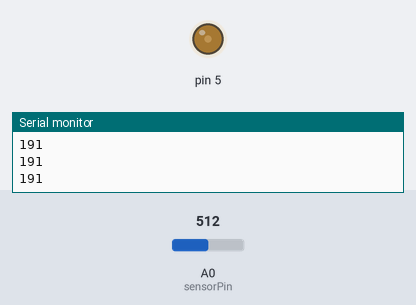
Bench run of a sketch on a simulated Arduino Uno, built with avr-gcc and run on an emulated ATmega328P. On the bench: output pins drawn as LEDs (lit = HIGH), the last lines printed to the serial monitor. The inputs (shaded band) are chosen by the test bench; at power-on: A0 (sensorPin) = 512.

Above: at 1.2 s.
1.3 s: A0 (sensorPin) set to 548
At 2.0 s:
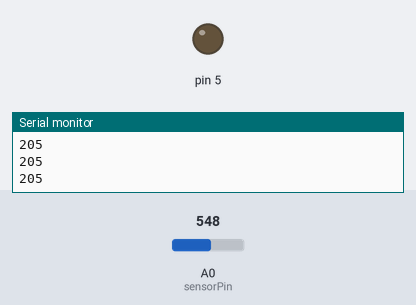
2.8 s: A0 (sensorPin) set to 306
At 3.3 s:
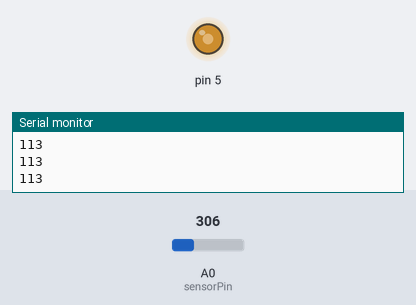
4.3 s: A0 (sensorPin) set to 122
At 4.6 s:
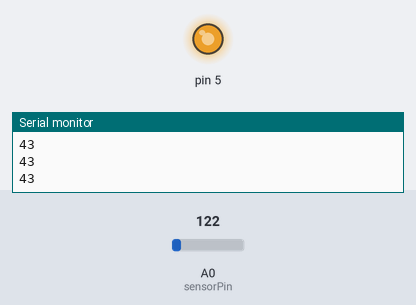
5.8 s: A0 (sensorPin) set to 511
At 7.0 s:
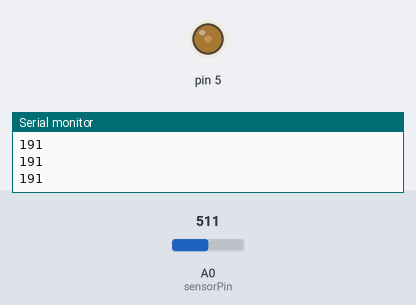
7.3 s: A0 (sensorPin) set to 716
At 8.5 s:
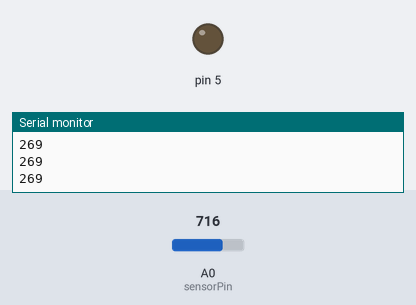
Timing chart, 0 to 9.8 s (numbered marks = the images above; inputs shaded):
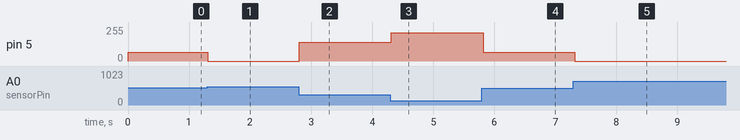

Measured:
- the behaviour switches between 533 and 534 on A0 (sensorPin) (found by bisection; images 0 and 1)
- after the input at 1.3 s, pin 5: 64/255 → 0/255 at once
- after the input at 2.8 s, pin 5: 0/255 → 142/255 at once
- after the input at 4.3 s, pin 5: 142/255 → 212/255 at once
- after the input at 5.8 s, pin 5: 212/255 → 64/255 at once
- after the input at 7.3 s, pin 5: 64/255 → 0/255 at once

The sketch:

Code.ino
```cpp
int sensorPin = A0;
int sensorValue = 0;
int light=0;
void setup() {
Serial.begin(9600);
pinMode(5,OUTPUT);
}
void loop() {
sensorValue = analogRead(sensorPin);
light = map(sensorValue,6,679,0,255);Serial.println(light);
if(light < 200){
analogWrite(5,255-light);
}else{
analogWrite(5,0);
}
delay(100);
}
```
